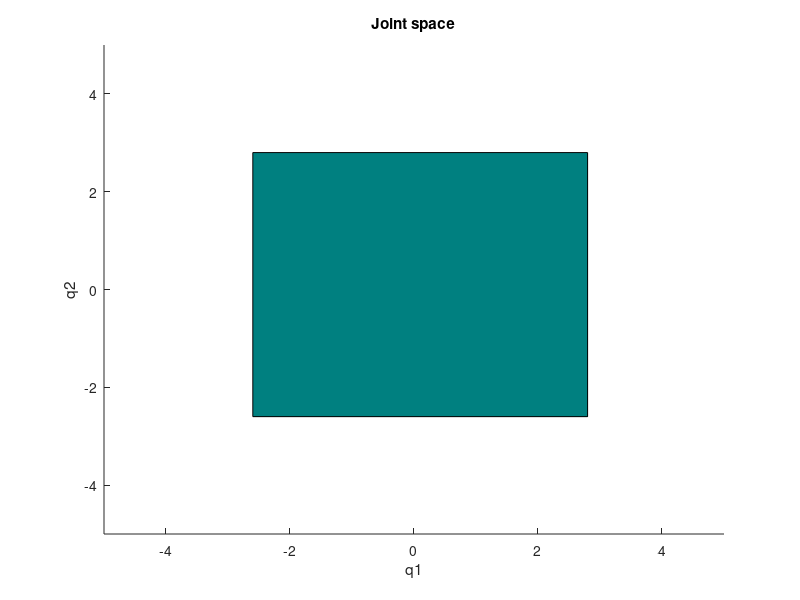

Reproduce this figure in MATLAB. (Note: this script raises an error after producing the figure.)
clc
clear all

% Geometrical parameters of robot
L1 = 0.5;
L2 = 0.4;
q1max=2.8;
q2max=2.8;
q1min=-2.6;
q2min=-2.6;
%% joint space
 rectangle('Position',[q1min q2min q1max+abs(q1min) q2max+abs(q2min)],'FaceColor',[0 .5 .5])
 axis([-5 5 -5 5])

 xlabel('q1')
 ylabel('q2')
 title ('Joint space')
%% workspace
figure

i=1;

% Store the position of the end effector for every
% possible configuration
for k=q1min:0.05:q1max
    for j=q2min:0.1:q2max
        q=[k,j];
        X(:,i)=DGM2R(L1,L2,q);
        i=i+1;
    end
end

plot(X(1,:),X(2,:))
xlabel('x')
ylabel('y')
title ('Working space')
